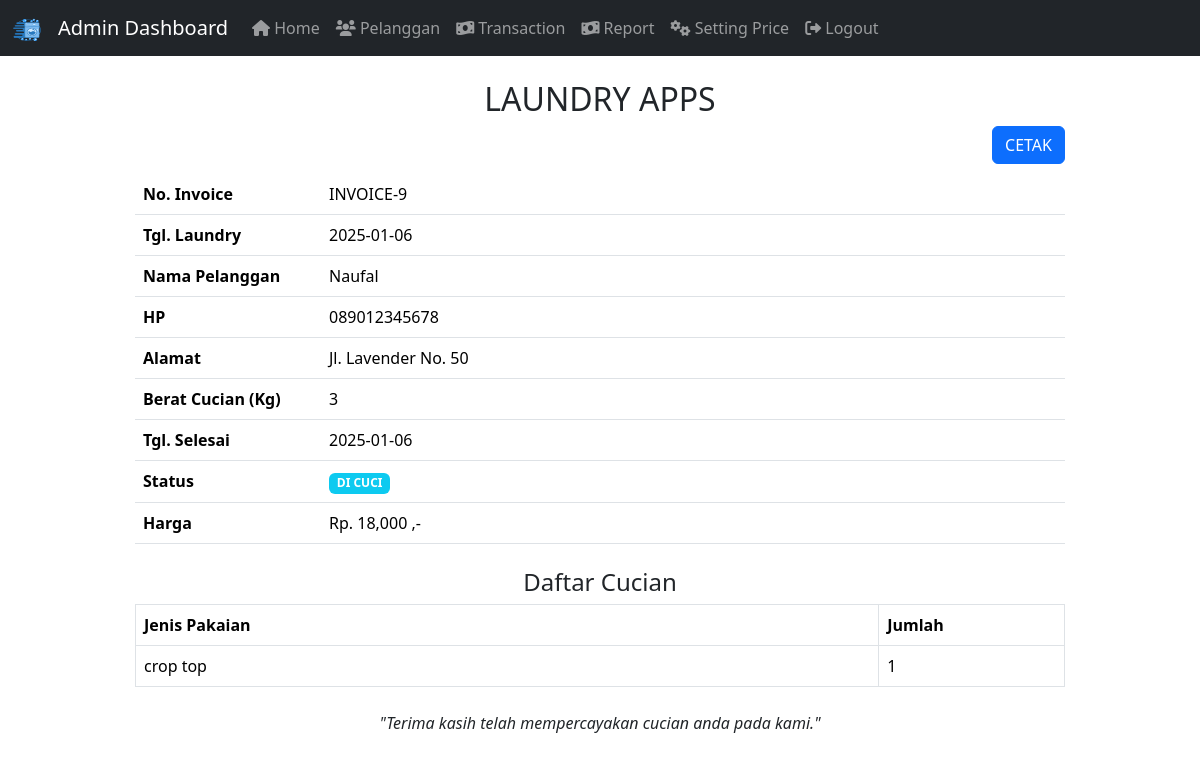
Page /admin/transaksi_invoice.php?id=9 (signed in) on the committed database.
### tables this page shows
CREATE TABLE `transaksi` (
  `transaksi_id` int(11) NOT NULL,
  `transaksi_tgl` date NOT NULL,
  `transaksi_pelanggan` int(11) NOT NULL,
  `transaksi_harga` int(11) NOT NULL,
  `transaksi_berat` int(11) NOT NULL,
  `transaksi_tgl_selesai` date NOT NULL,
  `transaksi_status` int(11) NOT NULL
);

CREATE TABLE `pelanggan` (
  `idPelanggan` int(11) NOT NULL,
  `namaPelanggan` varchar(255) NOT NULL,
  `hpPelanggan` varchar(20) NOT NULL,
  `alamatPelanggan` text NOT NULL
);

CREATE TABLE `pakaian` (
  `pakaian_id` int(11) NOT NULL,
  `pakaian_transaksi` int(11) NOT NULL,
  `pakaian_jenis` varchar(100) NOT NULL,
  `pakaian_jumlah` int(11) NOT NULL
);

### admin/transaksi_invoice.php (the view, shortened to what this page needs)
<!DOCTYPE html>
<html lang="en">
<head>
</head>
<body>
    <?php include 'header.php'; ?>
    <?php include '../koneksi.php'; ?>
    <div class="container mt-4">
        <div class="col-lg-10 offset-lg-1">
            <?php
            $id = $_GET['id'];
            $transaksi = mysqli_query($conn, "SELECT * FROM transaksi, pelanggan WHERE transaksi_id='$id' AND transaksi_pelanggan=idPelanggan");
            while ($t = mysqli_fetch_array($transaksi)) {
            ?>
            <div class="text-center">
                <h2>LAUNDRY APPS</h2>
            </div>
            <a href="transaksi_invoice_cetak.php?id=<?php echo $id; ?>" target="_blank" class="btn btn-primary float-end">
                <i class="bi bi-printer"></i> CETAK
            </a>
            <br><br>
            <table class="table">
                <tr>
                    <th scope="row" style="width: 20%;">No. Invoice</th>
                    <td>INVOICE-<?php echo $t['transaksi_id']; ?></td>
                </tr>
                <tr>
                    <th scope="row">Tgl. Laundry</th>
                    <td><?php echo $t['transaksi_tgl']; ?></td>
                </tr>
                <tr>
                    <th scope="row">Nama Pelanggan</th>
                    <td><?php echo $t['namaPelanggan']; ?></td>
                </tr>
                <tr>
                    <th scope="row">HP</th>
                    <td><?php echo $t['hpPelanggan']; ?></td>
                </tr>
                <tr>
                    <th scope="row">Alamat</th>
                    <td><?php echo $t['alamatPelanggan']; ?></td>
                </tr>
                <tr>
                    <th scope="row">Berat Cucian (Kg)</th>
                    <td><?php echo $t['transaksi_berat']; ?></td>
                </tr>
                <tr>
                    <th scope="row">Tgl. Selesai</th>
                    <td><?php echo $t['transaksi_tgl_selesai']; ?></td>
                </tr>
                <tr>
                    <th scope="row">Status</th>
                    <td>
                        <?php
                        if ($t['transaksi_status'] == "0") {
                            echo "<span class='badge bg-warning'>PROSES</span>";
                        } elseif ($t['transaksi_status'] == "1") {
                            echo "<span class='badge bg-info'>DI CUCI</span>";
                        } elseif ($t['transaksi_status'] == "2") {
                            echo "<span class='badge bg-success'>SELESAI</span>";
                        }
                        ?>
                    </td>
                </tr>
                <tr>
                    <th scope="row">Harga</th>
                    <td><?php echo "Rp. " . number_format($t['transaksi_harga']) . " ,-"; ?></td>
                </tr>
            </table>
            <div class="mt-4">
                <h4 class="text-center">Daftar Cucian</h4>
                <table class="table table-bordered">
                    <thead>
                        <tr>
                            <th scope="col">Jenis Pakaian</th>
                            <th scope="col" style="width: 20%;">Jumlah</th>
                        </tr>
                    </thead>
                    <tbody>
                        <?php
                        $id = $t['transaksi_id'];
                        $pakaian = mysqli_query($conn, "SELECT * FROM pakaian WHERE pakaian_transaksi='$id'");
                        while ($p = mysqli_fetch_array($pakaian)) {
                        ?>
                        <tr>
                            <td><?php echo $p['pakaian_jenis']; ?></td>
                            <td><?php echo $p['pakaian_jumlah']; ?></td>
                        </tr>
                        <?php } ?>
                    </tbody>
                </table>
            </div>
            <p class="text-center mt-4"><i>"Terima kasih telah mempercayakan cucian anda pada kami."</i></p>
            <?php } ?>
        </div>
    </div>
</body>
</html>

### rows in the picture
transaksi: transaksi_id "9", transaksi_tgl "2025-01-06", pelanggan.namaPelanggan "Naufal", pelanggan.hpPelanggan "089012345678", pelanggan.alamatPelanggan "Jl. Lavender No. 50", transaksi_berat "3", transaksi_tgl_selesai "2025-01-06", transaksi_status "DI CUCI", transaksi_harga "18,000"
pakaian: pakaian_jenis "crop top", pakaian_jumlah "1"
